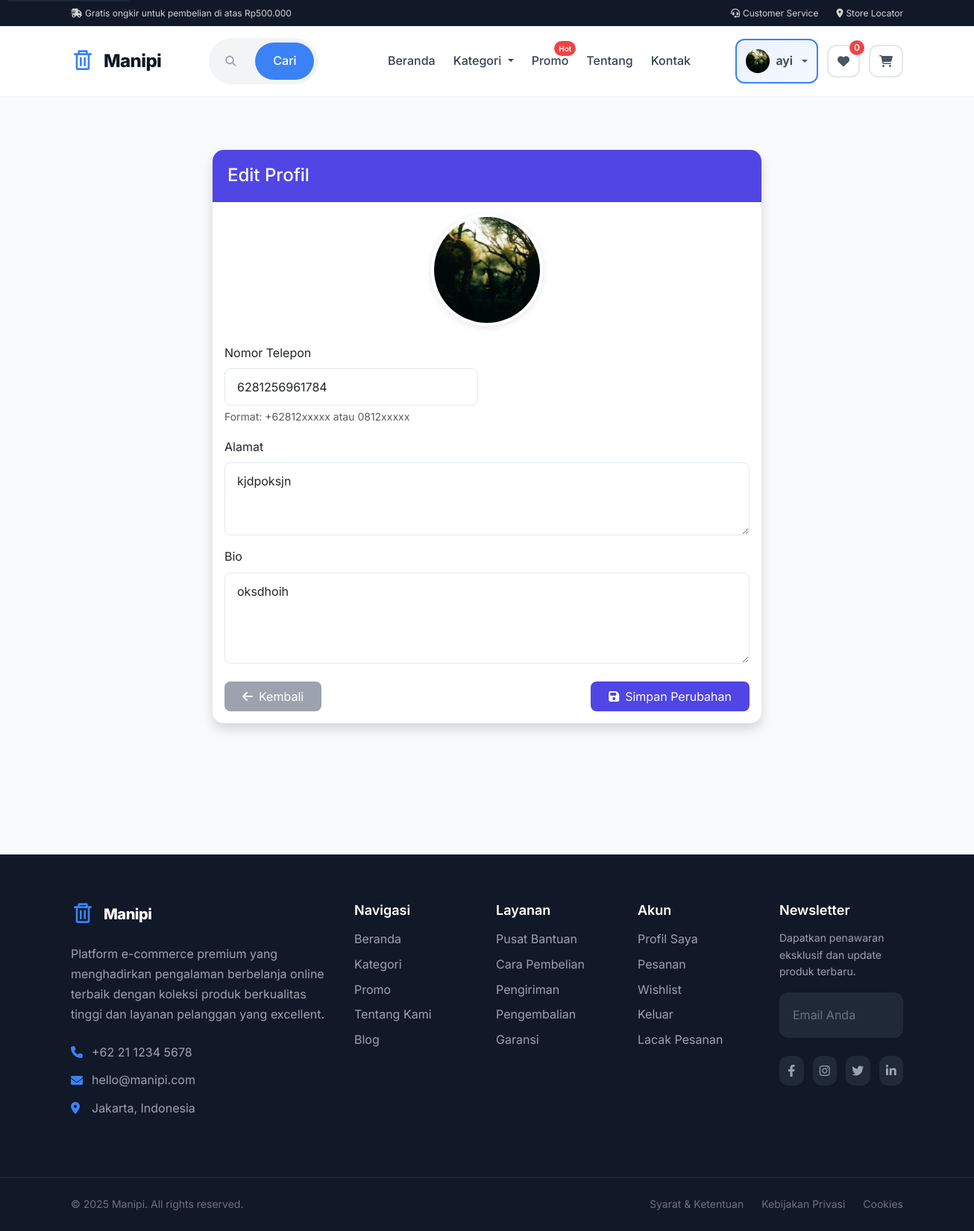
Page /profil/edit/ (signed in) on the committed database.
### store/models.py (models this page shows, shortened)
class UserProfile(models.Model):
    user = models.OneToOneField(User, on_delete=models.CASCADE, related_name="profile")
    phone = models.CharField(max_length=15, null=True, blank=True)
    address = models.TextField(null=True, blank=True)
    avatar = models.ImageField(upload_to='profile_images/', null=True, blank=True)
    bio = models.TextField(null=True, blank=True)
    updated_at = models.DateTimeField(auto_now=True)
    @property
    def avatarURL(self):
        try:
            url = self.avatar.url
        except:
            url = '/static/images/default-avatar.png'  # Pastikan file default ada di static
        return url

### store/views.py (the view)
# urls.py: path('profil/edit/', views.edit_profile, name='edit_profile'),
@login_required
def edit_profile(request):
    profile, created = UserProfile.objects.get_or_create(user=request.user)
    if request.method == 'POST':
        form = UserProfileForm(request.POST, request.FILES, instance=profile)
        if form.is_valid():
            form.save()
            messages.success(request, 'Profil berhasil diperbarui!')
            return redirect('profil')
        else:
            messages.error(request, 'Terjadi kesalahan. Silakan periksa form anda.')
    else:
        form = UserProfileForm(instance=profile)
    context = {
        'form': form,
        'profile': profile
    }
    return render(request, 'store/edit_profile.html', context)

### store/templates/store/edit_profile.html (shortened to what this page needs)
{% extends 'store/main.html' %}
{% load static %}
{% block content %}
<div class="container py-5">
    <div class="row justify-content-center">
        <div class="col-lg-8">
            <div class="card shadow">
                <div class="card-header">
                    <h4 class="mb-0">Edit Profil</h4>
                </div>
                <div class="card-body">
                    <form method="POST" enctype="multipart/form-data">
                        <div class="text-center mb-4">
                            <div class="avatar-wrapper">
                                <img src="{{ profile.avatarURL }}" alt="Profile Picture" id="avatarPreview" class="profile-avatar">
                            </div>
                        </div>
                        <div class="row mb-3">
                            <div class="col-md-6">
                                <label for="{{ form.phone.id_for_label }}" class="form-label">Nomor Telepon</label>
                                {{ form.phone }}
                                <div class="form-text">Format: +62812xxxxx atau 0812xxxxx</div>
                            </div>
                        </div>
                        <div class="mb-3">
                            <label for="{{ form.address.id_for_label }}" class="form-label">Alamat</label>
                            {{ form.address }}
                        </div>
                        <div class="mb-4">
                            <label for="{{ form.bio.id_for_label }}" class="form-label">Bio</label>
                            {{ form.bio }}
                        </div>
                        <div class="d-flex justify-content-between">
                            <a href="{% url 'profil' %}" class="btn btn-secondary">
                                <i class="fas fa-arrow-left"></i> Kembali
                            </a>
                            <button type="submit" class="btn btn-primary">
                                <i class="fas fa-save"></i> Simpan Perubahan
                            </button>
                        </div>
                    </form>
                </div>
            </div>
        </div>
    </div>
</div>
{% endblock content %}

### store/templates/store/main.html (shortened to what this page needs)
<!DOCTYPE html>
{% load static %}
<html lang="id" class="scroll-smooth">
<head>
    <link rel="stylesheet" href="https://cdnjs.cloudflare.com/ajax/libs/font-awesome/6.4.0/css/all.min.css">
    <link href="https://cdn.jsdelivr.net/npm/bootstrap@5.3.2/dist/css/bootstrap.min.css" rel="stylesheet">
    <link rel="stylesheet" href="{% static 'css/main.css' %}">
</head>
<body class="bg-gray-50">
    <header class="header" id="main-header">
        <div class="top-bar d-none d-lg-block">
            <div class="container">
                <div class="row align-items-center">
                    <div class="col-md-6">
                        <div class="top-bar-left">
                            <span class="top-bar-item">
                                <i class="fas fa-shipping-fast me-1"></i>
                                Gratis ongkir untuk pembelian di atas Rp500.000
                            </span>
                        </div>
                    </div>
                    <div class="col-md-6">
                        <div class="top-bar-right">
                            <div class="top-bar-links">
                                <a href="#" class="top-bar-link">
                                    <i class="fas fa-headset me-1"></i>
                                    Customer Service
                                </a>
                                <a href="#" class="top-bar-link">
                                    <i class="fas fa-map-marker-alt me-1"></i>
                                    Store Locator
                                </a>
                            </div>
                        </div>
                    </div>
                </div>
            </div>
        </div>
        <nav class="navbar navbar-expand-xl navbar-light" id="main-navbar">
            <div class="container">
                <a class="navbar-brand" href="{% url 'store' %}">
                    <div class="brand-logo">
                        <span class="brand-text">Manipi</span>
                    </div>
                </a>
                <div class="search-container d-none d-xl-flex">
                    <form action="{% url 'store' %}" method="get" class="search-form">
                        <div class="search-input-group">
                            <div class="search-input-wrapper">
                                <i class="fas fa-search search-icon"></i>
                                <input type="text"
                                       name="search"
                                       class="search-input"
                                       placeholder="Cari produk, brand, atau kategori..."
                                       value="{{ request.GET.search|default:'' }}"
                                       autocomplete="off">
                            </div>
                            <button type="submit" class="search-btn">
                                <span>Cari</span>
                            </button>
                        </div>
                    </form>
                </div>
                <div class="collapse navbar-collapse" id="main-nav">
                    <ul class="navbar-nav mx-auto">
                        <li class="nav-item">
                            <a class="nav-link {% if request.resolver_match.url_name == 'store' %}active{% endif %}"
                               href="{% url 'store' %}">
                                Beranda
                            </a>
                        </li>
                        <li class="nav-item dropdown">
                            <a class="nav-link dropdown-toggle" href="#" role="button" data-bs-toggle="dropdown">
                                Kategori
                            </a>
                        </li>
                        <li class="nav-item">
                            <a class="nav-link" href="#">
                                Promo
                                <span class="nav-badge">Hot</span>
                            </a>
                        </li>
                        <li class="nav-item">
                            <a class="nav-link" href="#">Tentang</a>
                        </li>
                        <li class="nav-item">
                            <a class="nav-link" href="#">Kontak</a>
                        </li>
                    </ul>
                    <div class="navbar-actions">
                        {% if user.is_authenticated %}
                        <div class="dropdown user-dropdown">
                            <button class="action-btn dropdown-toggle" data-bs-toggle="dropdown">
                                <div class="user-avatar">
                                    {% if user.profile.avatar %}
                                    <img src="{{ user.profile.avatarURL }}" alt="{{ user.username }}">
                                    {% else %}
                                    <i class="fas fa-user"></i>
                                    {% endif %}
                                </div>
                                <span class="d-none d-lg-inline user-name">{{ user.first_name|default:user.username }}</span>
                            </button>
                        </div>
                        {% else %}
                        <a href="{% url 'login' %}" class="action-btn login-btn">
                            <i class="fas fa-sign-in-alt"></i>
                            <span class="d-none d-lg-inline">Masuk</span>
                        </a>
                        {% endif %}
                        <button class="action-btn wishlist-btn" title="Wishlist">
                            <i class="fas fa-heart"></i>
                            <span class="action-badge">0</span>
                        </button>
                        <a href="{% url 'cart' %}" class="action-btn cart-btn" title="Keranjang Belanja">
                            <i class="fas fa-shopping-cart"></i>
                        </a>
                    </div>
                </div>
            </div>
        </nav>
    </header>
    <main id="main-content" class="main-content">
        {% block content %}{% endblock %}
    </main>
    <footer class="footer">
        <div class="footer-main">
            <div class="container">
                <div class="row g-4">
                    <div class="col-lg-4 col-md-6">
                        <div class="footer-section">
                            <div class="footer-brand mb-4">
                                <div class="brand-logo">
                                    <span class="brand-text">Manipi</span>
                                </div>
                            </div>
                            <p class="footer-description">
                                Platform e-commerce premium yang menghadirkan pengalaman berbelanja online terbaik
                                dengan koleksi produk berkualitas tinggi dan layanan pelanggan yang excellent.
                            </p>
                            <div class="footer-contact">
                                <div class="contact-item">
                                    <i class="fas fa-phone"></i>
                                    <span>+62 21 1234 5678</span>
                                </div>
                                <div class="contact-item">
                                    <i class="fas fa-envelope"></i>
                                    <span>hello@manipi.com</span>
                                </div>
                                <div class="contact-item">
                                    <i class="fas fa-map-marker-alt"></i>
                                    <span>Jakarta, Indonesia</span>
                                </div>
                            </div>
                        </div>
                    </div>
                    <div class="col-lg-2 col-md-3 col-6">
                        <div class="footer-section">
                            <h5 class="footer-title">Navigasi</h5>
                            <ul class="footer-links">
                                <li><a href="{% url 'store' %}">Beranda</a></li>
                                <li><a href="{% url 'category_list' %}">Kategori</a></li>
                                <li><a href="#">Promo</a></li>
                                <li><a href="#">Tentang Kami</a></li>
                                <li><a href="#">Blog</a></li>
                            </ul>
                        </div>
                    </div>
                    <div class="col-lg-2 col-md-3 col-6">
                        <div class="footer-section">
                            <h5 class="footer-title">Layanan</h5>
                            <ul class="footer-links">
                                <li><a href="#">Pusat Bantuan</a></li>
                                <li><a href="#">Cara Pembelian</a></li>
                                <li><a href="#">Pengiriman</a></li>
                                <li><a href="#">Pengembalian</a></li>
                                <li><a href="#">Garansi</a></li>
                            </ul>
                        </div>
                    </div>
                    <div class="col-lg-2 col-md-6">
                        <div class="footer-section">
                            <h5 class="footer-title">Akun</h5>
                            <ul class="footer-links">
                                {% if user.is_authenticated %}
                                <li><a href="{% url 'profil' %}">Profil Saya</a></li>
                                <li><a href="#">Pesanan</a></li>
                                <li><a href="#">Wishlist</a></li>
                                <li><a href="{% url 'logout' %}">Keluar</a></li>
                                {% else %}
                                <li><a href="{% url 'login' %}">Masuk</a></li>
                                <li><a href="{% url 'register' %}">Daftar</a></li>
                                {% endif %}
                                <li><a href="#">Lacak Pesanan</a></li>
                            </ul>
                        </div>
                    </div>
                    <div class="col-lg-2 col-md-6">
                        <div class="footer-section">
                            <h5 class="footer-title">Newsletter</h5>
                            <p class="footer-newsletter-text">
                                Dapatkan penawaran eksklusif dan update produk terbaru.
                            </p>
                            <form class="newsletter-form">
                                <div class="newsletter-input-group">
                                    <input type="email" class="newsletter-input" placeholder="Email Anda" required>
                                </div>
                            </form>
                            <div class="social-links">
                                <a href="#" class="social-link" title="Facebook">
                                    <i class="fab fa-facebook-f"></i>
                                </a>
                                <a href="#" class="social-link" title="Instagram">
                                    <i class="fab fa-instagram"></i>
                                </a>
                                <a href="#" class="social-link" title="Twitter">
                                    <i class="fab fa-twitter"></i>
                                </a>
                                <a href="#" class="social-link" title="LinkedIn">
                                    <i class="fab fa-linkedin-in"></i>
                                </a>
                            </div>
                        </div>
                    </div>
                </div>
            </div>
        </div>
        <div class="footer-bottom">
            <div class="container">
                <div class="row align-items-center">
                    <div class="col-md-6">
                        <div class="copyright">
                            <span>&copy; {% now "Y" %} Manipi. All rights reserved.</span>
                        </div>
                    </div>
                    <div class="col-md-6">
                        <div class="footer-bottom-links">
                            <a href="#">Syarat & Ketentuan</a>
                            <a href="#">Kebijakan Privasi</a>
                            <a href="#">Cookies</a>
                        </div>
                    </div>
                </div>
            </div>
        </div>
    </footer>
</body>
</html>

### rows in the picture
UserProfile: avatarURL (picture), phone "6281256961784", address "kjdpoksjn", bio "oksdhoih"

### other values in the picture
{{ user.first_name|default:user.username }} "ayi"
